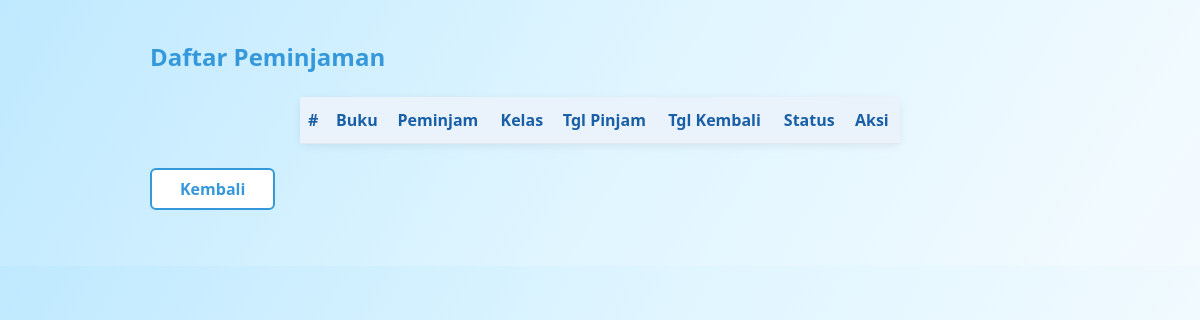
The page /admin_peminjaman.php (signed in) on the database as committed earlier.
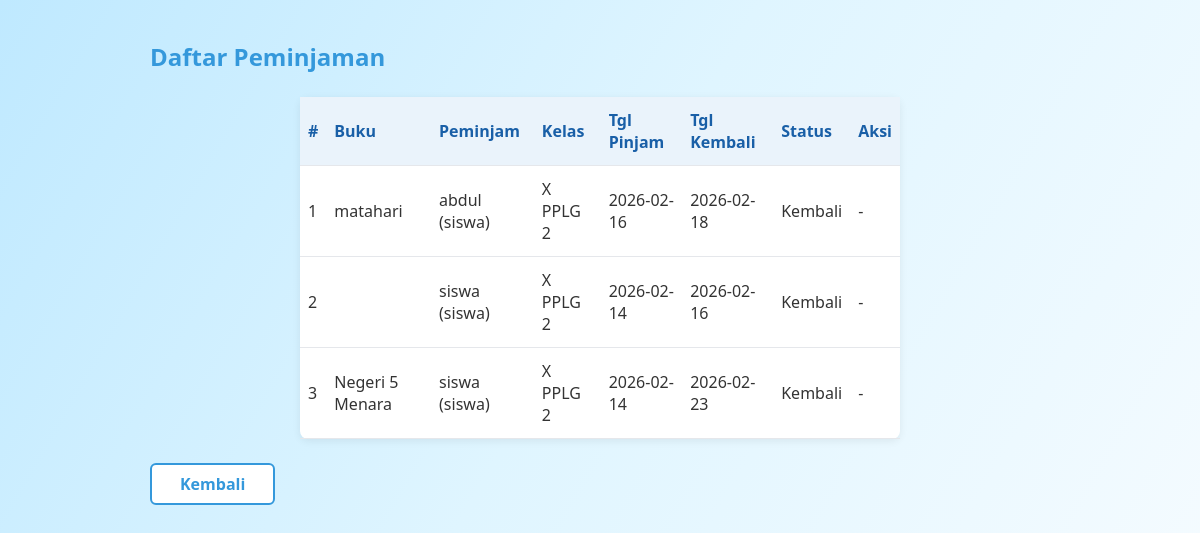
The same page on the database as committed later.
### tables this page shows
CREATE TABLE `peminjaman` (
  `id` int(11) NOT NULL,
  `id_user` int(11) DEFAULT NULL,
  `id_buku` int(11) DEFAULT NULL,
  `nama_peminjam` varchar(150) DEFAULT NULL,
  `kelas` varchar(100) DEFAULT NULL,
  `tanggal_pinjam` date DEFAULT NULL,
  `tanggal_kembali` date DEFAULT NULL,
  `status` varchar(30) DEFAULT NULL,
  `created_at` datetime DEFAULT current_timestamp()
);

CREATE TABLE `buku` (
  `id_buku` int(11) NOT NULL,
  `judul` varchar(100) DEFAULT NULL,
  `penulis` varchar(100) DEFAULT NULL,
  `penerbit` varchar(100) DEFAULT NULL,
  `tahun_terbit` year(4) DEFAULT NULL,
  `stok` int(11) DEFAULT NULL,
  `rak` varchar(20) DEFAULT NULL,
  `status` varchar(20) DEFAULT NULL,
  `foto` varchar(255) DEFAULT NULL,
  `deskripsi` text DEFAULT NULL,
  `jumlah_halaman` int(11) DEFAULT NULL
);

CREATE TABLE `users` (
  `id` int(11) NOT NULL,
  `username` varchar(50) DEFAULT NULL,
  `password` varchar(50) DEFAULT NULL,
  `role` varchar(20) DEFAULT NULL
);

### admin_peminjaman.php (the view, shortened to what this page needs)
<?php
include 'config/koneksi.php';
$res = mysqli_query($koneksi, "SELECT p.*, b.judul, u.username FROM peminjaman p LEFT JOIN buku b ON p.id_buku=b.id_buku LEFT JOIN users u ON p.id_user=u.id ORDER BY p.created_at DESC");
?>
<!DOCTYPE html>
<html>
<head>
    <link rel="stylesheet" href="assets/css/style.css">
</head>
<body>
<div style="max-width:900px;margin:40px auto;">
    <h2 style="color:#3498db;">Daftar Peminjaman</h2>
    <table>
        <tr><th>#</th><th>Buku</th><th>Peminjam</th><th>Kelas</th><th>Tgl Pinjam</th><th>Tgl Kembali</th><th>Status</th><th>Aksi</th></tr>
        <?php $no=1; while($r = mysqli_fetch_assoc($res)): ?>
        <tr>
            <td><?= $no++; ?></td>
            <td><?= htmlspecialchars($r['judul']); ?></td>
            <td><?= htmlspecialchars($r['nama_peminjam']); ?> (<?= htmlspecialchars($r['username']); ?>)</td>
            <td><?= htmlspecialchars($r['kelas']); ?></td>
            <td><?= htmlspecialchars($r['tanggal_pinjam']); ?></td>
            <td><?= htmlspecialchars($r['tanggal_kembali']); ?></td>
            <td><?= htmlspecialchars($r['status']); ?></td>
            <td>
                <?php if($r['status'] !== 'Kembali'): ?>
                    <a href="admin_kembalikan.php?id=<?= $r['id']; ?>" onclick="return confirm('Tandai sebagai dikembalikan?')">Kembalikan</a>
                <?php else: ?>
                    -
                <?php endif; ?>
            </td>
        </tr>
        <?php endwhile; ?>
    </table>
    <div style="margin-top:12px;"><a href="test_buku.php" class="book-back">Kembali</a></div>
</div>
</body>
</html>

Rows that differ between the two databases and show on the page:
added peminjaman: id_buku.judul "matahari", nama_peminjam "abdul", users.username "siswa", kelas "X PPLG 2", tanggal_pinjam "2026-02-16", tanggal_kembali "2026-02-18", status "Kembali"
added peminjaman: nama_peminjam "siswa", users.username "siswa", kelas "X PPLG 2", tanggal_pinjam "2026-02-14", tanggal_kembali "2026-02-16", status "Kembali"
added peminjaman: id_buku.judul "Negeri 5 Menara", nama_peminjam "siswa", users.username "siswa", kelas "X PPLG 2", tanggal_pinjam "2026-02-14", tanggal_kembali "2026-02-23", status "Kembali"
